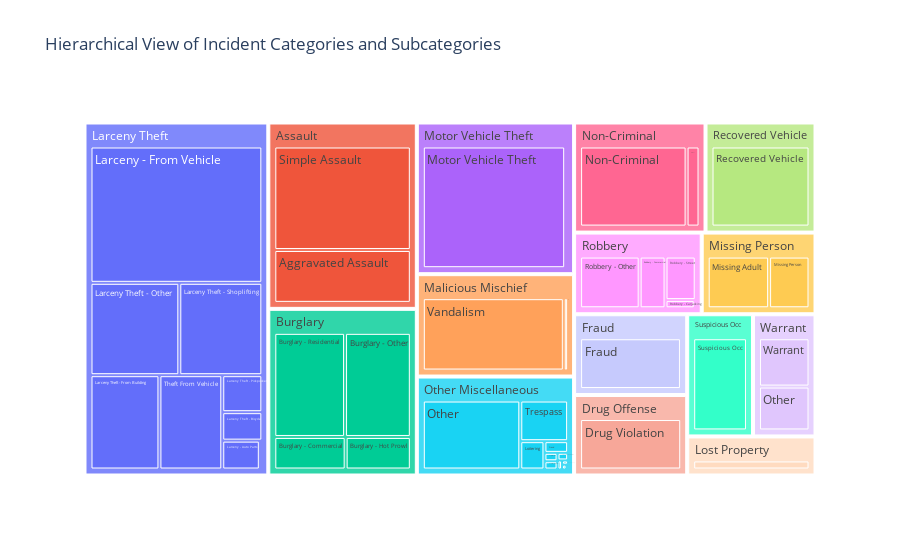

The code cell stored with this chart in its notebook:
### Markdown cell above
Insight: While "Larceny/Theft" is the dominant category across all top districts, the proportions of other crimes vary. For example, the Central and Southern districts show a very high volume of larceny compared to other crimes, indicating a strong focus on property crime in those areas.

### Code cell
# 8. Hierarchy of Crime (Treemap)
# Get the top 15 categories for clarity
import plotly.express as px
top_categories_for_treemap = df['incident_category'].value_counts().nlargest(15).index
treemap_df = df[df['incident_category'].isin(top_categories_for_treemap)]

# Group data for the treemap
treemap_data = treemap_df.groupby(['incident_category', 'incident_subcategory']).size().reset_index(name='count')

fig = px.treemap(treemap_data, 
                 path=['incident_category', 'incident_subcategory'], 
                 values='count',
                 title='Hierarchical View of Incident Categories and Subcategories',
                 color_continuous_scale='YlOrRd')
fig.show()

### Figure 1 — Plotly figure (JSON) as saved in the notebook; plotly's stock layout.template omitted (floating-point values rounded to 4 significant figures)
{"data": [{"branchvalues": "total", "domain": {"x": [0, 1], "y": [0, 1]}, "hovertemplate": "labels=%{label}<br>count=%{value}<br>parent=%{parent}<br>id=%{id}<extra></extra>", "ids": ["Assault/Aggravated Assault", "Other Miscellaneous/Arrest", "Fraud/Bad Checks", "Other Miscellaneous/Bribery", "Burglary/Burglary - Commercial", "Burglary/Burglary - Hot Prowl", "Burglary/Burglary - Other", "Burglary/Burglary - Residential", "Other Miscellaneous/Disorderly Conduct", "Drug Offense/Drug Violation", "Other Miscellaneous/Extortion-Blackmail", "Fraud/Fraud", "Other Miscellaneous/Fraud", "Other Miscellaneous/Intimidation", "Other Miscellaneous/Kidnapping", "Larceny Theft/Larceny - Auto Parts", "Larceny Theft/Larceny - From Vehicle", "Larceny Theft/Larceny Theft - Bicycle", "Larceny Theft/Larceny Theft - From Building", "Larceny Theft/Larceny Theft - Other", "Larceny Theft/Larceny Theft - Pickpocket", "Larceny Theft/Larceny Theft - Purse Snatch", "Larceny Theft/Larceny Theft - Shoplifting", "Other Miscellaneous/Liquor Law Violation", "Other Miscellaneous/Loitering", "Lost Property/Lost Property", "Missing Person/Missing Adult", "Missing Person/Missing Person", "Motor Vehicle Theft/Motor Vehicle Theft", "Motor Vehicle Theft/Motor Vehicle Theft (Attempted)", "Non-Criminal/Non-Criminal", "Malicious Mischief/Other", "Non-Criminal/Other", "Other Miscellaneous/Other", "Warrant/Other", "Recovered Vehicle/Recovered Vehicle", "Robbery/Robbery - Carjacking", "Robbery/Robbery - Commercial", "Robbery/Robbery - Other", "Robbery/Robbery - Residential", "Robbery/Robbery - Street", "Assault/Simple Assault", "Other Miscellaneous/Suspicious Occ", "Suspicious Occ/Suspicious Occ", "Larceny Theft/Theft From Vehicle", "Other Miscellaneous/Trespass", "Malicious Mischief/Vandalism", "Warrant/Warrant", "Other Miscellaneous/Weapons Offense", "Assault", "Burglary", "Drug Offense", "Fraud", "Larceny Theft", "Lost Property", "Malicious Mischief", "Missing Person", "Motor Vehicle Theft", "Non-Criminal", "Other Miscellaneous", "Recovered Vehicle", "Robbery", "Suspicious Occ", "Warrant"], "labels": ["Aggravated Assault", "Arrest", "Bad Checks", "Bribery", "Burglary - Commercial", "Burglary - Hot Prowl", "Burglary - Other", "Burglary - Residential", "Disorderly Conduct", "Drug Violation", "Extortion-Blackmail", "Fraud", "Fraud", "Intimidation", "Kidnapping", "Larceny - Auto Parts", "Larceny - From Vehicle", "Larceny Theft - Bicycle", "Larceny Theft - From Building", "Larceny Theft - Other", "Larceny Theft - Pickpocket", "Larceny Theft - Purse Snatch", "Larceny Theft - Shoplifting", "Liquor Law Violation", "Loitering", "Lost Property", "Missing Adult", "Missing Person", "Motor Vehicle Theft", "Motor Vehicle Theft (Attempted)", "Non-Criminal", "Other", "Other", "Other", "Other", "Recovered Vehicle", "Robbery - Carjacking", "Robbery - Commercial", "Robbery - Other", "Robbery - Residential", "Robbery - Street", "Simple Assault", "Suspicious Occ", "Suspicious Occ", "Theft From Vehicle", "Trespass", "Vandalism", "Warrant", "Weapons Offense", "Assault", "Burglary", "Drug Offense", "Fraud", "Larceny Theft", "Lost Property", "Malicious Mischief", "Missing Person", "Motor Vehicle Theft", "Non-Criminal", "Other Miscellaneous", "Recovered Vehicle", "Robbery", "Suspicious Occ", "Warrant"], "name": "", "parents": ["Assault", "Other Miscellaneous", "Fraud", "Other Miscellaneous", "Burglary", "Burglary", "Burglary", "Burglary", "Other Miscellaneous", "Drug Offense", "Other Miscellaneous", "Fraud", "Other Miscellaneous", "Other Miscellaneous", "Other Miscellaneous", "Larceny Theft", "Larceny Theft", "Larceny Theft", "Larceny Theft", "Larceny Theft", "Larceny Theft", "Larceny Theft", "Larceny Theft", "Other Miscellaneous", "Other Miscellaneous", "Lost Property", "Missing Person", "Missing Person", "Motor Vehicle Theft", "Motor Vehicle Theft", "Non-Criminal", "Malicious Mischief", "Non-Criminal", "Other Miscellaneous", "Warrant", "Recovered Vehicle", "Robbery", "Robbery", "Robbery", "Robbery", "Robbery", "Assault", "Other Miscellaneous", "Suspicious Occ", "Larceny Theft", "Other Miscellaneous", "Malicious Mischief", "Warrant", "Other Miscellaneous", "", "", "", "", "", "", "", "", "", "", "", "", "", "", ""], "type": "treemap", "values": [13762, 1, 32, 1, 4530, 4138, 13360, 14370, 50, 13386, 247, 13404, 632, 93, 59, 1865, 40281, 1961, 11180, 14105, 2547, 124, 13186, 183, 1563, 7374, 8245, 5426, 34380, 709, 18974, 699, 2303, 15359, 5345, 17808, 611, 3431, 7898, 20, 3369, 26943, 251, 11819, 10192, 4439, 22983, 5888, 15, 40705, 36398, 13386, 13436, 95441, 7374, 23682, 13671, 35089, 21277, 22893, 17808, 15329, 11819, 11233]}], "layout": {"legend": {"tracegroupgap": 0}, "title": {"text": "Hierarchical View of Incident Categories and Subcategories"}}}
